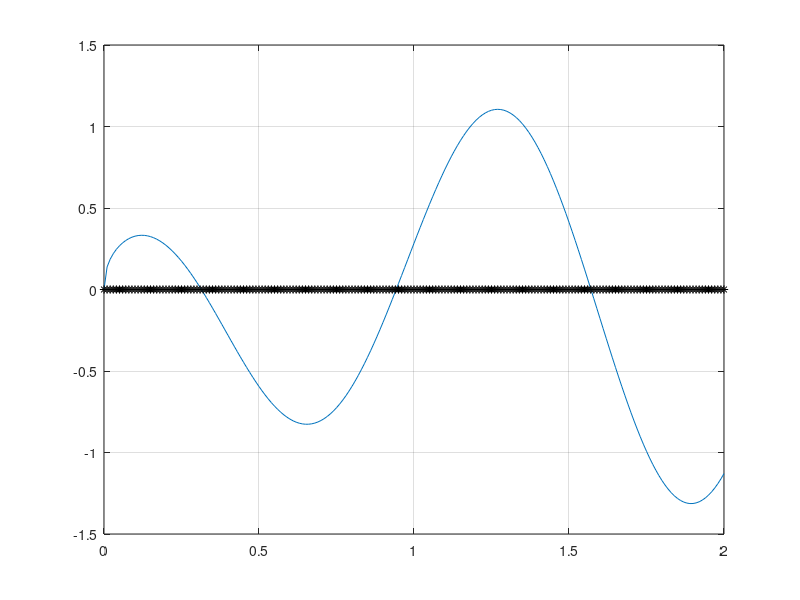

Here is the MATLAB script that generated this plot:
%%
            % Solving a non linear equation
            % Newthon's Method
close all
clear all 
format long

f = @(x) cos(5* x).* x.^ (3/7);
df = @(x) ( 3* cos(5.* x) ) ./ ( 7.* x.^ (4/7) ) - 5* x.^ (3/7).* sin(5.* x);

            % making a mesh on x axis with the step of 0.01
x = [0: 0.01: 2]';
y = f(x);


plot(x, y, x, zeros(size(x)),'k*') 
grid on
            % in this plot we see there are 3 answers for this equation
            % answers are approximately around %0.3, 0.9, 1.65
            % we want to find the one which is around 1.6, so we choose 
            % x = 1.6 as our initial guess to use in Newton's method


x = 1.6;
tolerance = 10e-12;
maxIter = 200;

for i = 1:maxIter
    i;
    delta = -f(x) / df(x);
    if abs(delta) < tolerance
        break
    end
    x = x + delta;
end

sprintf (" the number of iterations for Newton's method = %.15g ", i)
x




%%
            % Bisection Method

close all
clear all 
format long

f = @(x) cos(5* x).* x.^ (3/7);
df = @(x) ( 3* cos(5.* x) )./ ( 7.* x.^ (4/7) ) - 5 * x.^ (3/7).* sin(5.* x);

               % making a mesh on x axis with the step of 0.01
x = [ 0: 0.01: 2]';
y = f(x);


plot(x, y, x, zeros(size(x)),'k*') 
grid on


            % in this plot we see there are 3 answers for this equation
            % answers are approximately around %0.3, 0.9, 1.65
            % we want to find the one which is around 1.6, so we choose 
            % x = 0.9 as our initial guess to use in Newton's method


a = 0.7;
b = 1;
xm = (a+b) / 2;

tolerance = 10e-12;
maxIter = 200;

for i = 1 : maxIter
    i;
    if f(a).* f(xm) < 0
        b = xm;
    else
        a = xm;
    end

    xm = (a+b)./ 2;
    err = (a-b)/2

        if abs(err) < tolerance
            break
        end
end
sprintf(" the number of iterations for Bisection method = %.15g ", i)
xm 

%Newton method finishes operating at 4th operation to get the answer with a
%tolerance of 10e-11, bisection method takes 31 iteration for the same
%operation.